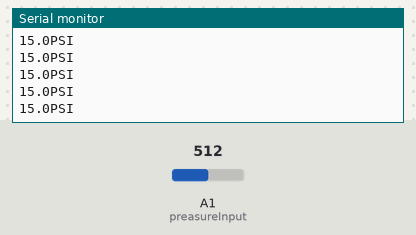
Bench run of a sketch on a simulated Arduino Uno, built with avr-gcc and run on an emulated ATmega328P. Parts: the last lines printed to the serial monitor. The test bench sets the inputs (shaded band); at power-on: A1 (preasureInput) = 512.

Above: at 1.2 s.
1.3 s: A1 (preasureInput) set to 716
At 1.31 s:
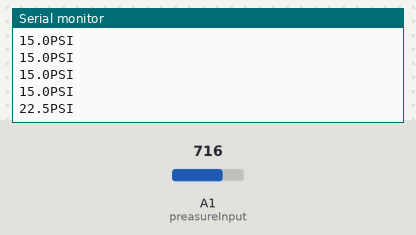
2.8 s: A1 (preasureInput) set to 900
At 2.82 s:
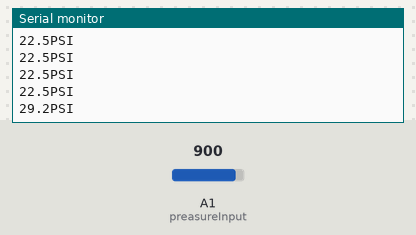
Timing chart, 0 to 5.8 s (numbered marks = the images above; inputs shaded):
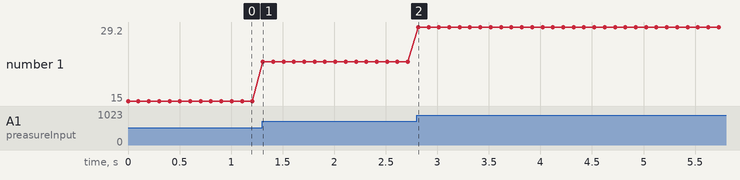

The sketch:

Car_Gauge_program.ino
```cpp
/*
 * Author: Fernando Matias
 * Made for car metter gauge
 */
// #include <Stepper.h>
//  const float stepsPerRev = 32;
//  const float gearRatio = 64;
//  const float gearedOutputRotation = stepsPerRev * gearRatio;
//  int stepsRequired;

#include <AccelStepper.h>

//define step constants
#define fullStep 4
#define halfStep 8

//define motor pins
#define motorPin1 8
#define motorPin2 9
#define motorPin3 10
#define motorPin4 11

 // const varaible needed for calculations and comletetion of cuircuts
 const int preasureInput = A1; //PIN A1
 const double preasureZero = 102.4; //Anlog reading of transducer at 0 PSI
 const double preasureMax = 921.6; //Anlog reading of transducer at 30 PSI
 const int preasureTransducerMaxPSI = 30; //Max PSI
 const int baudRate = 9600; //Serial moniter
 const int sensorReadDelay = 100; //delay in millliseconds

 float preasureValue = 0; //varible for storing the preasure from the transducer

  //The pins used are d8, d9, d10, d11
  //connected to in1, in2, in3, in4
  //for proper sequencing use 1-3-2-4

  //Stepper steppermotor(stepsPerRev, 8, 10, 9, 11);

  //define motor objects
  AccelStepper stepper1(fullStep, motorPin1, motorPin3, motorPin2, motorPin4);

void setup() {
  // put your setup code here, to run once:
  Serial.begin(baudRate); //starts the serial moniter
  stepper1.setMaxSpeed(1000.0);
  stepper1.setAcceleration(50.0);
  stepper1.setSpeed(200);
  stepper1.moveTo(-2048);

}

void loop() {
  // put your main code here, to run repeatedly:
  preasureValue = analogRead(preasureInput); //reads the tranducer
  preasureValue = ((preasureValue - preasureZero)*preasureTransducerMaxPSI)/(preasureMax - preasureZero); //Converts from anolog to PSI
  Serial.print(preasureValue, 1);
  Serial.println("PSI");
  delay(sensorReadDelay);

}
```

Measured:
- after the input at 1.3 s, the serial monitor: prints a new line at once (image 1)
- after the input at 2.8 s, the serial monitor: prints a new line at once (image 2)
- plotted number 1: 15 → 22.5 after the input at 1.3 s, 22.5 → 29.2 after the input at 2.8 s
